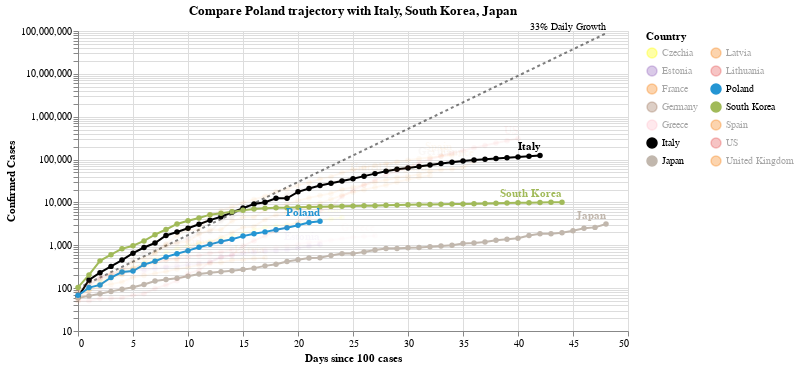

Notebook code cell kept with this figure:
### Code cell
#hide_input
chart3 = make_since_chart(['Poland'])
chart3

### Figure 1 — Vega-Lite specification as saved in the notebook (floating-point values rounded to 4 significant figures; data arrays with more than 128 entries replaced by an {"elided": "..."} marker saying what was removed)
{"config": {"view": {"continuousWidth": 400, "continuousHeight": 300}}, "layer": [{"mark": {"type": "line", "color": "black", "opacity": 0.5, "strokeDash": [3, 3]}, "encoding": {"x": {"type": "quantitative", "field": "Days since 100 cases"}, "y": {"type": "quantitative", "field": "Confirmed Cases"}}}, {"mark": {"type": "text", "align": "right", "dy": -6, "fontSize": 10, "text": "33% Daily Growth"}, "encoding": {"x": {"type": "quantitative", "field": "Days since 100 cases"}, "y": {"type": "quantitative", "field": "Confirmed Cases"}}, "transform": [{"filter": "(datum['Days since 100 cases'] >= 48)"}]}, {"data": {"name": "data-e001ac9641259d4f632b0a2aa07ebc86"}, "mark": {"type": "line", "point": true}, "encoding": {"color": {"type": "nominal", "field": "Country", "legend": {"columns": 2}, "scale": {"domain": ["Czechia", "Estonia", "France", "Germany", "Greece", "Italy", "Japan", "Latvia", "Lithuania", "Poland", "South Korea", "Spain", "US", "United Kingdom"], "range": ["yellow", "#9467bd", "#F58518", "#9D755D", "pink", "black", "#C1B7AD", "#F58518", "#E45756", "#2495D3", "#A1BA59", "#F58518", "#E45756", "#F58518"]}}, "opacity": {"condition": {"value": 1, "selection": "selector001"}, "value": 0.05}, "tooltip": [{"type": "nominal", "field": "Country"}, {"type": "temporal", "field": "Date"}, {"type": "quantitative", "field": "Confirmed Cases"}, {"type": "quantitative", "field": "Days since 100 cases"}], "x": {"type": "quantitative", "field": "Days since 100 cases"}, "y": {"type": "quantitative", "field": "Confirmed Cases", "scale": {"type": "log"}}}, "selection": {"selector001": {"type": "multi", "fields": ["Country"], "bind": "legend", "init": [{"Country": "Poland"}, {"Country": "Italy"}, {"Country": "South Korea"}, {"Country": "Japan"}]}}, "width": 550}, {"data": {"name": "data-e001ac9641259d4f632b0a2aa07ebc86"}, "mark": {"type": "text", "align": "right", "dy": -8, "fontWeight": "bold"}, "encoding": {"color": {"type": "nominal", "field": "Country", "legend": {"columns": 2}, "scale": {"domain": ["Czechia", "Estonia", "France", "Germany", "Greece", "Italy", "Japan", "Latvia", "Lithuania", "Poland", "South Korea", "Spain", "US", "United Kingdom"], "range": ["yellow", "#9467bd", "#F58518", "#9D755D", "pink", "black", "#C1B7AD", "#F58518", "#E45756", "#2495D3", "#A1BA59", "#F58518", "#E45756", "#F58518"]}}, "opacity": {"condition": {"value": 1, "selection": "selector001"}, "value": 0.05}, "text": {"type": "nominal", "field": "Country"}, "tooltip": [{"type": "nominal", "field": "Country"}, {"type": "temporal", "field": "Date"}, {"type": "quantitative", "field": "Confirmed Cases"}, {"type": "quantitative", "field": "Days since 100 cases"}], "x": {"type": "quantitative", "field": "Days since 100 cases"}, "y": {"type": "quantitative", "field": "Confirmed Cases", "scale": {"type": "log"}}}, "transform": [{"filter": "(datum['Date'] >= 1585958400000)"}], "width": 550}], "data": {"name": "data-4a219bc1dde8c4a2b81a6b44be737114"}, "title": "Compare Poland trajectory with Italy, South Korea, Japan", "$schema": "https://vega.github.io/schema/vega-lite/v4.0.2.json", "datasets": {"data-4a219bc1dde8c4a2b81a6b44be737114": [{"Days since 100 cases": 0, "Confirmed Cases": 100.0}, {"Days since 100 cases": 1, "Confirmed Cases": 133.0}, {"Days since 100 cases": 2, "Confirmed Cases": 176.9}, {"Days since 100 cases": 3, "Confirmed Cases": 235.3}, {"Days since 100 cases": 4, "Confirmed Cases": 312.9}, {"Days since 100 cases": 5, "Confirmed Cases": 416.2}, {"Days since 100 cases": 6, "Confirmed Cases": 553.5}, {"Days since 100 cases": 7, "Confirmed Cases": 736.1}, {"Days since 100 cases": 8, "Confirmed Cases": 979.1}, {"Days since 100 cases": 9, "Confirmed Cases": 1302.0}, {"Days since 100 cases": 10, "Confirmed Cases": 1732.0}, {"Days since 100 cases": 11, "Confirmed Cases": 2303.0}, {"Days since 100 cases": 12, "Confirmed Cases": 3064.0}, {"Days since 100 cases": 13, "Confirmed Cases": 4074.0}, {"Days since 100 cases": 14, "Confirmed Cases": 5419.0}, {"Days since 100 cases": 15, "Confirmed Cases": 7207.0}, {"Days since 100 cases": 16, "Confirmed Cases": 9586.0}, {"Days since 100 cases": 17, "Confirmed Cases": 12750.0}, {"Days since 100 cases": 18, "Confirmed Cases": 16960.0}, {"Days since 100 cases": 19, "Confirmed Cases": 22550.0}, {"Days since 100 cases": 20, "Confirmed Cases": 29990.0}, {"Days since 100 cases": 21, "Confirmed Cases": 39890.0}, {"Days since 100 cases": 22, "Confirmed Cases": 53060.0}, {"Days since 100 cases": 23, "Confirmed Cases": 70560.0}, {"Days since 100 cases": 24, "Confirmed Cases": 93850.0}, {"Days since 100 cases": 25, "Confirmed Cases": 124800.0}, {"Days since 100 cases": 26, "Confirmed Cases": 166000.0}, {"Days since 100 cases": 27, "Confirmed Cases": 220800.0}, {"Days since 100 cases": 28, "Confirmed Cases": 293700.0}, {"Days since 100 cases": 29, "Confirmed Cases": 390600.0}, {"Days since 100 cases": 30, "Confirmed Cases": 519500.0}, {"Days since 100 cases": 31, "Confirmed Cases": 690900.0}, {"Days since 100 cases": 32, "Confirmed Cases": 918900.0}, {"Days since 100 cases": 33, "Confirmed Cases": 1222000.0}, {"Days since 100 cases": 34, "Confirmed Cases": 1625000.0}, {"Days since 100 cases": 35, "Confirmed Cases": 2162000.0}, {"Days since 100 cases": 36, "Confirmed Cases": 2875000.0}, {"Days since 100 cases": 37, "Confirmed Cases": 3824000.0}, {"Days since 100 cases": 38, "Confirmed Cases": 5086000.0}, {"Days since 100 cases": 39, "Confirmed Cases": 6764000.0}, {"Days since 100 cases": 40, "Confirmed Cases": 8996000.0}, {"Days since 100 cases": 41, "Confirmed Cases": 11970000.0}, {"Days since 100 cases": 42, "Confirmed Cases": 15910000.0}, {"Days since 100 cases": 43, "Confirmed Cases": 21170000.0}, {"Days since 100 cases": 44, "Confirmed Cases": 28150000.0}, {"Days since 100 cases": 45, "Confirmed Cases": 37440000.0}, {"Days since 100 cases": 46, "Confirmed Cases": 49790000.0}, {"Days since 100 cases": 47, "Confirmed Cases": 66230000.0}, {"Days since 100 cases": 48, "Confirmed Cases": 88080000.0}], "data-e001ac9641259d4f632b0a2aa07ebc86": {"elided": "451 records"}}}
